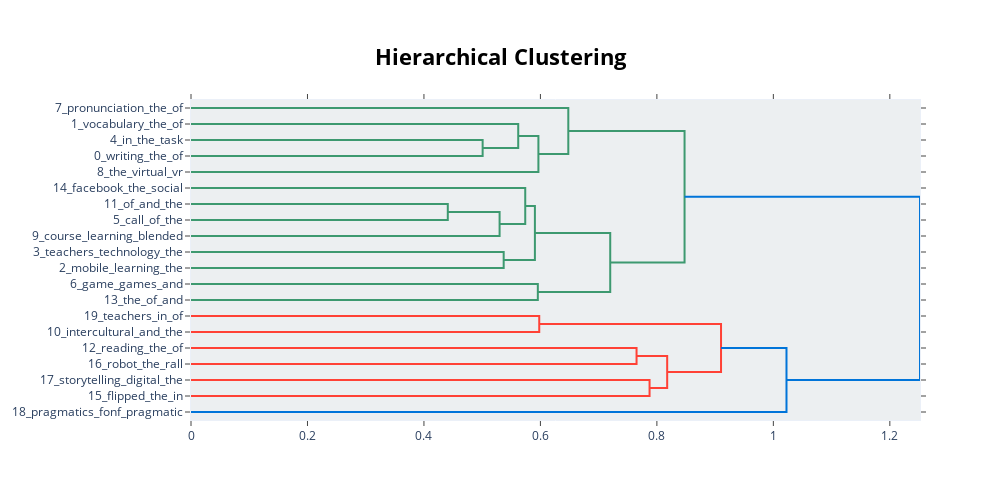

The code cell stored with this chart in its notebook:
### Code cell
model.visualize_hierarchy()

### Figure 1 — Plotly figure (JSON) as saved in the notebook; plotly's stock layout.template omitted (floating-point values rounded to 4 significant figures)
{"data": [{"hoverinfo": "text", "marker": {"color": "rgb(61,153,112)"}, "mode": "lines", "type": "scatter", "x": [0, 0.5008, 0.5008, 0], "xaxis": "x", "y": [-25, -25, -35, -35], "yaxis": "y"}, {"hoverinfo": "text", "marker": {"color": "rgb(61,153,112)"}, "mode": "lines", "type": "scatter", "x": [0, 0.5619, 0.5619, 0.5008], "xaxis": "x", "y": [-15, -15, -30, -30], "yaxis": "y"}, {"hoverinfo": "text", "marker": {"color": "rgb(61,153,112)"}, "mode": "lines", "type": "scatter", "x": [0.5619, 0.5966, 0.5966, 0], "xaxis": "x", "y": [-22.5, -22.5, -45, -45], "yaxis": "y"}, {"hoverinfo": "text", "marker": {"color": "rgb(61,153,112)"}, "mode": "lines", "type": "scatter", "x": [0, 0.6479, 0.6479, 0.5966], "xaxis": "x", "y": [-5, -5, -33.75, -33.75], "yaxis": "y"}, {"hoverinfo": "text", "marker": {"color": "rgb(61,153,112)"}, "mode": "lines", "type": "scatter", "x": [0, 0.4409, 0.4409, 0], "xaxis": "x", "y": [-65, -65, -75, -75], "yaxis": "y"}, {"hoverinfo": "text", "marker": {"color": "rgb(61,153,112)"}, "mode": "lines", "type": "scatter", "x": [0.4409, 0.5299, 0.5299, 0], "xaxis": "x", "y": [-70, -70, -85, -85], "yaxis": "y"}, {"hoverinfo": "text", "marker": {"color": "rgb(61,153,112)"}, "mode": "lines", "type": "scatter", "x": [0, 0.5739, 0.5739, 0.5299], "xaxis": "x", "y": [-55, -55, -77.5, -77.5], "yaxis": "y"}, {"hoverinfo": "text", "marker": {"color": "rgb(61,153,112)"}, "mode": "lines", "type": "scatter", "x": [0, 0.5369, 0.5369, 0], "xaxis": "x", "y": [-95, -95, -105, -105], "yaxis": "y"}, {"hoverinfo": "text", "marker": {"color": "rgb(61,153,112)"}, "mode": "lines", "type": "scatter", "x": [0.5739, 0.5905, 0.5905, 0.5369], "xaxis": "x", "y": [-66.25, -66.25, -100, -100], "yaxis": "y"}, {"hoverinfo": "text", "marker": {"color": "rgb(61,153,112)"}, "mode": "lines", "type": "scatter", "x": [0, 0.5956, 0.5956, 0], "xaxis": "x", "y": [-115, -115, -125, -125], "yaxis": "y"}, {"hoverinfo": "text", "marker": {"color": "rgb(61,153,112)"}, "mode": "lines", "type": "scatter", "x": [0.5905, 0.7199, 0.7199, 0.5956], "xaxis": "x", "y": [-83.12, -83.12, -120, -120], "yaxis": "y"}, {"hoverinfo": "text", "marker": {"color": "rgb(61,153,112)"}, "mode": "lines", "type": "scatter", "x": [0.6479, 0.8475, 0.8475, 0.7199], "xaxis": "x", "y": [-19.38, -19.38, -101.6, -101.6], "yaxis": "y"}, {"hoverinfo": "text", "marker": {"color": "rgb(255,65,54)"}, "mode": "lines", "type": "scatter", "x": [0, 0.598, 0.598, 0], "xaxis": "x", "y": [-135, -135, -145, -145], "yaxis": "y"}, {"hoverinfo": "text", "marker": {"color": "rgb(255,65,54)"}, "mode": "lines", "type": "scatter", "x": [0, 0.7651, 0.7651, 0], "xaxis": "x", "y": [-155, -155, -165, -165], "yaxis": "y"}, {"hoverinfo": "text", "marker": {"color": "rgb(255,65,54)"}, "mode": "lines", "type": "scatter", "x": [0, 0.7874, 0.7874, 0], "xaxis": "x", "y": [-175, -175, -185, -185], "yaxis": "y"}, {"hoverinfo": "text", "marker": {"color": "rgb(255,65,54)"}, "mode": "lines", "type": "scatter", "x": [0.7651, 0.8177, 0.8177, 0.7874], "xaxis": "x", "y": [-160, -160, -180, -180], "yaxis": "y"}, {"hoverinfo": "text", "marker": {"color": "rgb(255,65,54)"}, "mode": "lines", "type": "scatter", "x": [0.598, 0.9101, 0.9101, 0.8177], "xaxis": "x", "y": [-140, -140, -170, -170], "yaxis": "y"}, {"hoverinfo": "text", "marker": {"color": "rgb(0,116,217)"}, "mode": "lines", "type": "scatter", "x": [0.9101, 1.023, 1.023, 0], "xaxis": "x", "y": [-155, -155, -195, -195], "yaxis": "y"}, {"hoverinfo": "text", "marker": {"color": "rgb(0,116,217)"}, "mode": "lines", "type": "scatter", "x": [0.8475, 1.252, 1.252, 1.023], "xaxis": "x", "y": [-60.47, -60.47, -175, -175], "yaxis": "y"}], "layout": {"autosize": false, "height": 500, "hoverlabel": {"bgcolor": "white", "font": {"family": "Rockwell", "size": 16}}, "hovermode": "closest", "plot_bgcolor": "#ECEFF1", "showlegend": false, "title": {"font": {"color": "Black", "size": 22}, "text": "<b>Hierarchical Clustering</b>", "x": 0.5, "xanchor": "center", "yanchor": "top"}, "width": 1000, "xaxis": {"mirror": "allticks", "rangemode": "tozero", "showgrid": false, "showline": true, "showticklabels": true, "ticks": "outside", "type": "linear", "zeroline": false}, "yaxis": {"mirror": "allticks", "range": [-200, 0], "rangemode": "tozero", "showgrid": false, "showline": true, "showticklabels": true, "tickmode": "array", "ticks": "outside", "ticktext": ["7_pronunciation_the_of", "1_vocabulary_the_of", "4_in_the_task", "0_writing_the_of", "8_the_virtual_vr", "14_facebook_the_social", "11_of_and_the", "5_call_of_the", "9_course_learning_blended", "3_teachers_technology_the", "2_mobile_learning_the", "6_game_games_and", "13_the_of_and", "19_teachers_in_of", "10_intercultural_and_the", "12_reading_the_of", "16_robot_the_rall", "17_storytelling_digital_the", "15_flipped_the_in", "18_pragmatics_fonf_pragmatic"], "tickvals": [-5, -15, -25, -35, -45, -55, -65, -75, -85, -95, -105, -115, -125, -135, -145, -155, -165, -175, -185, -195], "type": "linear", "zeroline": false}}}
